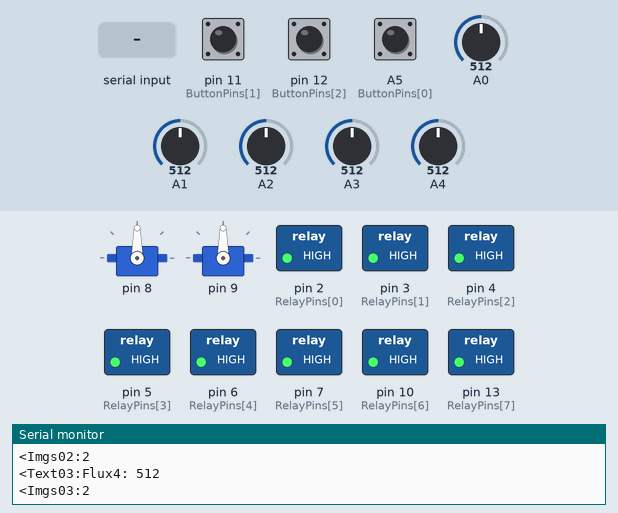
Simulated run of this sketch. Board: Arduino Uno, built with avr-gcc and run on an emulated ATmega328P. Shown: 2 × servo, switched loads named in the sketch (green lamp = pin HIGH), the last lines printed to the serial monitor. Inputs (shaded band) come from the test bench; at power-on: pin 11 (ButtonPins[1]) HIGH, pin 12 (ButtonPins[2]) HIGH, A5 (ButtonPins[0]) HIGH, A0 = 512, A1 = 512, A2 = 512, A3 = 512, A4 = 512. EEPROM starts erased.

Above: at 1.2 s.
1.3 s: "Skb\n" received over Serial
At 1.7 s:
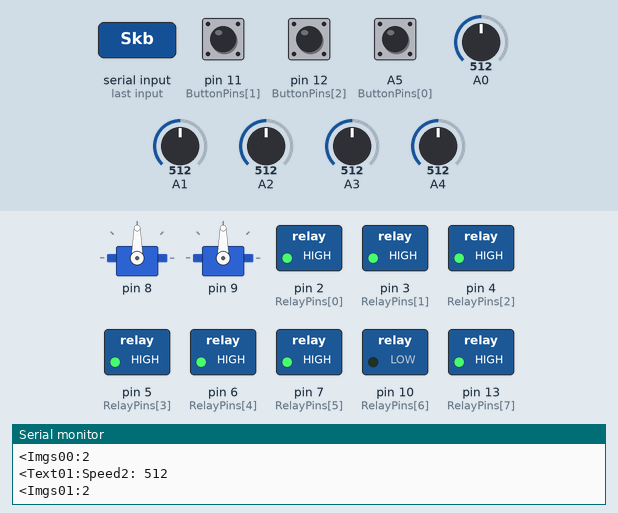
2.8 s: pin 11 (ButtonPins[1]) pulled LOW for 0.15 s
At 4.0 s:
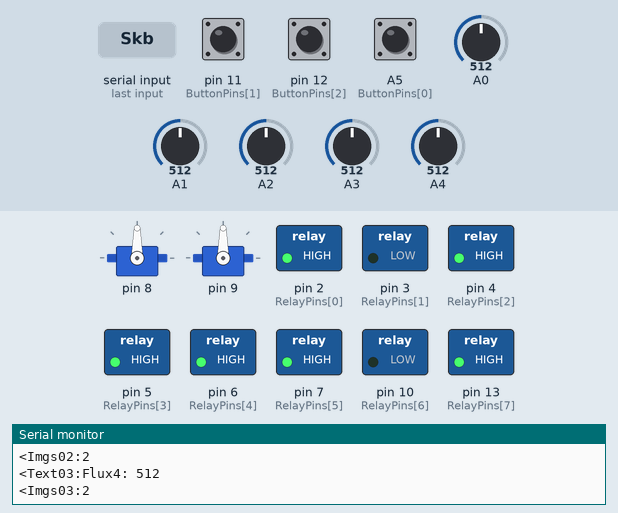
4.4 s: pin 12 (ButtonPins[2]) pulled LOW for 0.15 s
At 5.2 s:
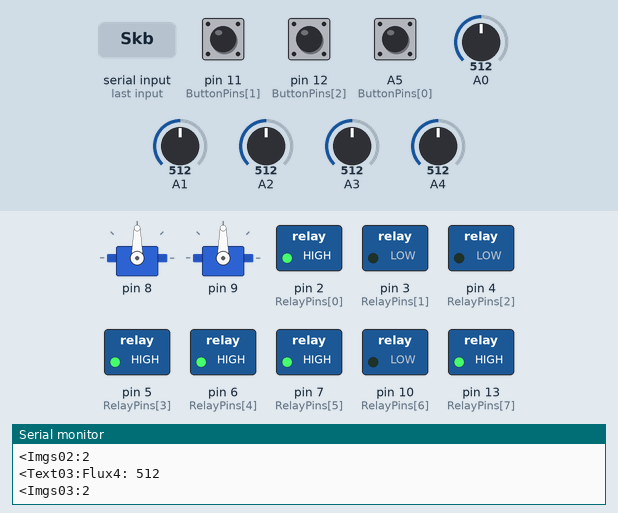
6.0 s: A5 (ButtonPins[0]) pulled LOW for 0.15 s
At 6.4 s:
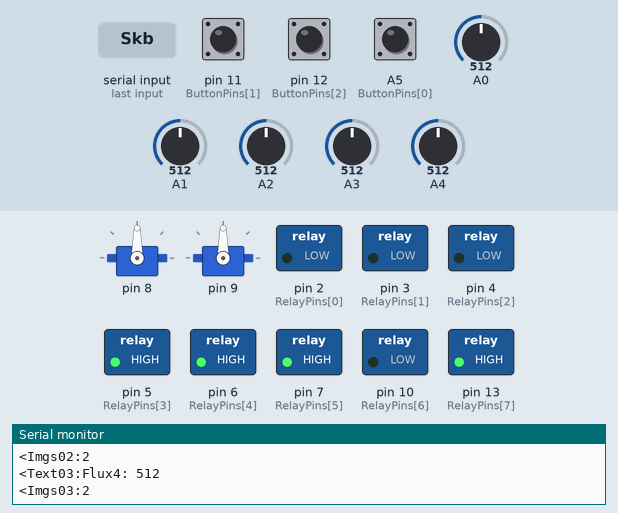
7.6 s: "<Butn05:1\n" received over Serial
At 8.8 s:
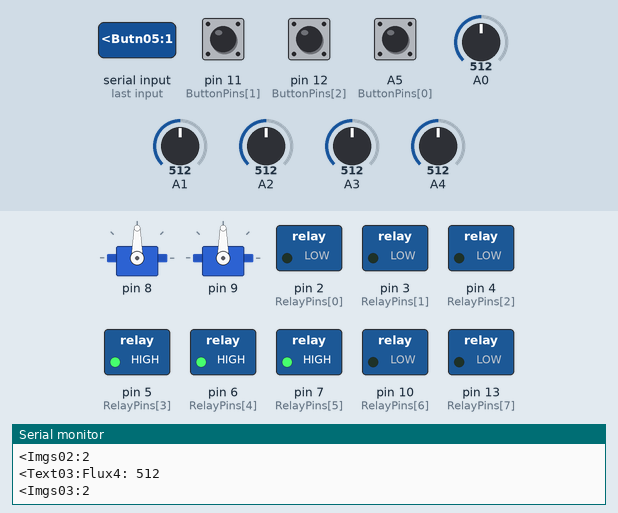
9.1 s: pin 11 (ButtonPins[1]) pulled LOW for 1 s
At 10.0 s:
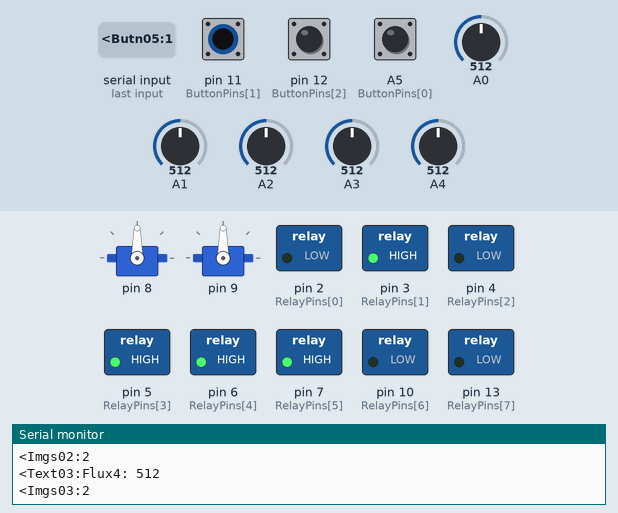
Timing chart, 0 to 12.1 s (numbered marks = the images above; inputs shaded):
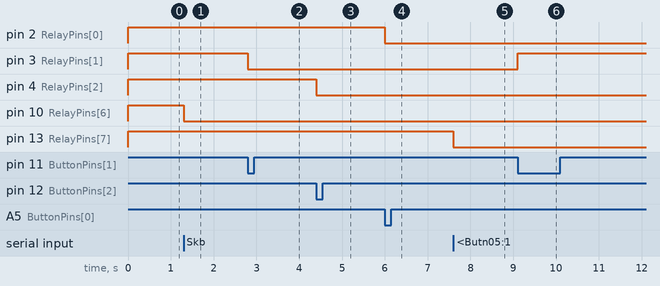

The sketch:

bt_example_button_hack.ino
```cpp
/*Arduino Total Control for Advanced programers
 REMEMBER TO DISCONNECT BLUETOOT TX PIN WHEN UPLOADING SKETCH
 Basic functions to control and display information into the app.This code works for every arduino board.

 * Bluetooth Module attached to Serial port
, * Controls 8 relays, appliances, circuits, etc. (for n relays check uno/mega code)
 * Relays connected to RelayPins[MAX_RELAYS]
 * Take analog samples from sensors connected to A0 to A4
 * A button from GND to A5 explains how to manualy turn on/off relay 0
 * Pins 8 and 9 are used to control a couple of servos via accelerometer data
 * Relay states are remembered

 To send data to app use tags:f
 For buttons: (<ButnXX:Y\n), XX 0 to 19 is the button number, Y 0 or 1 is the state
 Example: Serial.println("<Butn05:1"); will turn the app button 5 on

 For texts: <TextXX:YYYY\n, XX 0 to 19 is the text number, YYYY... is the string to be displayed
 Example: Serial.println("<Text01:A1: 253"); will display the text "A1: 253" at text 1

 For images: <ImgsXX:Y\n, XX 0 to 19 is the image number, Y is the image state(0, 1 or 2)to be displayed
 Example: Serial.println("<Imgs02:1"); will change image 2 to the pressed state

 For sound alarms: <Alrm00 will make the app beep.

 Make the app talk: Text to Speech tag <TtoS0X:YYYY\n, X is 0 for english and 1 for your default language, YYYY... is any string
 Example: Serial.println("<TtoS00:Hello world");

 If a  no tag new line ending string is sent, it will be displayed at the top of the app
 Example: Serial.println("Hello Word"); "Hello Word" will be displayed at the top of the app

 Special information can be received from app, for example sensor data and seek bar info:
 * "<SkbX:SYYYYY\n", X 0 to 7 is the seek bar number, YYYYY is the seek bar value from 0 to 255
 * "<AccX:SYYYYY\n", X can be "X,Y or Z" is the accelerometer axis, YYYYY is the accelerometer value
    in m/s^2 multiplied by 100, example: 981 == 9.81m/s^2
 * "S" is the value sign (+ or -)

 TIP: To select another serial port use ctr+f, find: Serial change to Serial

 Author: Juan Luis Gonzalez Bello
 Date: March 2015
 Get the app: https://play.google.com/store/apps/details?id=com.apps.emim.btrelaycontrol
 ** After copy-paste of this code, use Tools -> Atomatic Format
 */

#include <EEPROM.h>
#include <Servo.h>

// Baud rate for bluetooth module
// (Default 9600 for most modules)
#define BAUD_RATE 115200 // TIP> Set your bluetooth baud rate to 115200 for better performance

// Special commands
#define CMD_SPECIAL '<'
#define CMD_ALIVE   '['

// Number of relays
#define MAX_RELAYS 8
#define MAX_INPUTS 3

// Relay 1 is at pin 2, relay 2 is at pin 3 and so on.
int RelayPins[MAX_RELAYS]  = {2, 3, 4, 5, 6, 7, 10, 13};
// Relay 1 will report status to toggle button and image 1, relay 2 to button 2 and so on.
String RelayAppId[MAX_RELAYS] = {"04", "05", "06", "07", "08", "09", "10", "11"};
// Command list (turn on - off for eachr relay)
const char CMD_ON[MAX_RELAYS] = {'E', 'F', 'G', 'H', 'I', 'J', 'K', 'L'};
const char CMD_OFF[MAX_RELAYS] = {'e', 'f', 'g', 'h', 'i', 'j', 'k', 'l'};

// This is the hack
boolean mLatch[MAX_RELAYS];

// Used to keep track of the relay status
int RelayStatus = 0;
int STATUS_EEADR = 20;

// Used to prescale sample time
int Prescaler = 0;
boolean buttonLatch[] = {false, false, false};
int ButtonPins[] = {A5, 11, 12};

// Data and variables received from especial command
int Accel[3] = {0, 0, 0};
int SeekBarValue[8] = {0,0,0,0,0,0,0,0};
Servo mServo[2];

void setup() {
  // Set each input as digital input + pull up resistor
  for(int i = 0; i < 3; i++){
    pinMode(ButtonPins[i], INPUT);
    digitalWrite(ButtonPins[i], HIGH);
  }

  // initialize BT Serial port
  Serial.begin(BAUD_RATE);

  // Initialize Output PORTS and software latches
  for(int i = 0; i < MAX_RELAYS; i++){
    mLatch[i] = false;
    pinMode(RelayPins[i], OUTPUT);
  }

  // Initialize servos
  mServo[0].attach(8);
  mServo[0].write(90);
  mServo[1].attach(9);
  mServo[1].write(90);

  // Load last known status from eeprom
  RelayStatus = EEPROM.read(STATUS_EEADR);
  for(int i = 0; i < MAX_RELAYS; i++){
    // Turn on and off according to relay status
    String stringNumber = String(i);
    if((RelayStatus & (1 << i)) == 0){
      digitalWrite(RelayPins[i], LOW);
      Serial.println("<Butn" + RelayAppId[i] + ":0");
    }
    else {
      digitalWrite(RelayPins[i], HIGH);
      Serial.println("<Butn" + RelayAppId[i] + ":1");
    }
  }

  // Greet arduino total control on top of the app
  Serial.println("Thanks for your support!");

  // Make the app talk in english (lang number 00, use 01 to talk in your default language)
  Serial.println("<TtoS00: welcome to arduino total control");
}

void loop() {
  String sSample;
  String sSampleNo;
  int iSample;
  int appData;

  delay(1);

  // This is true each 1/2 second approx.
  if(Prescaler++ > 500){
    Prescaler = 0; // Reset prescaler

    // Send 5 analog samples to be displayed at text tags
    iSample = analogRead(A0);  // Take sample
    sSample = String(iSample); // Convert into string
    //Serial.println("<TtoS01:El valor de la muestra es:" + sSample);

    // Example of how to display text in top of the app
    Serial.println("Sensor0: " + sSample);

    // Example of how to use text and imgs tags
    iSample = analogRead(A1);
    sSample = String(iSample);
    Serial.println("<Text00:Temp1: " + sSample);
    if(iSample > 683)
      Serial.println("<Imgs00:1"); // Pressed state
    else if(iSample > 341)
      Serial.println("<Imgs00:2"); // Extra state
    else
      Serial.println("<Imgs00:0"); // Default state

    iSample = analogRead(A2);
    sSample = String(iSample);
    Serial.println("<Text01:Speed2: " + sSample);
    if(iSample > 683)
      Serial.println("<Imgs01:1"); // Pressed state
    else if(iSample > 341)
      Serial.println("<Imgs01:2"); // Extra state
    else
      Serial.println("<Imgs01:0"); // Default state

    iSample = analogRead(A3);
    sSample = String(iSample);
    Serial.println("<Text02:Photo3: " + sSample);
    if(iSample > 683)
      Serial.println("<Imgs02:1"); // Pressed state
    else if(iSample > 341)
      Serial.println("<Imgs02:2"); // Extra state
    else
      Serial.println("<Imgs02:0"); // Default state

    iSample = analogRead(A4);
    sSample = String(iSample);
    Serial.println("<Text03:Flux4: " + sSample);
    if(iSample > 683)
      Serial.println("<Imgs03:1"); // Pressed state
    else if(iSample > 341)
      Serial.println("<Imgs03:2"); // Extra state
    else
      Serial.println("<Imgs03:0"); // Default state
  }

  // ===========================================================
  // This is the point were you get data from the App
  appData = Serial.read();   // Get a byte from app, if available
  switch(appData){
  case CMD_SPECIAL:
    // Special command received
    DecodeSpecialCommand();
    analogWrite(13, SeekBarValue[0]);
    break;

  case CMD_ALIVE:
    // Character '[' is received every 2.5s, use
    // this event to tell the android all relay states
    for(int i = 0; i < MAX_RELAYS; i++){
      // Refresh button states to app (<BtnXX:Y\n)
      if(digitalRead(RelayPins[i])){
        Serial.println("<Butn" + RelayAppId[i] + ":1");
        Serial.println("<Imgs" + RelayAppId[i] + ":1");
      }
      else {
        Serial.println("<Butn" + RelayAppId[i] + ":0");
        Serial.println("<Imgs" + RelayAppId[i] + ":0");
      }
    }
    break;

  default:
    // If not '<' or '[' then appData may be for relays
    for(int i = 0; i < MAX_RELAYS; i++){
      if(appData == CMD_OFF[i]){// If image button pressed
        // Example of how to make beep alarm sound
        Serial.println("<Alrm00");
        // don't change relay status until button has been released and pressed again
        if(mLatch[i]){
          setRelayState(i, !digitalRead(RelayPins[i])); // toggle relay 0 state
          mLatch[i] = false;
        }
      }
      else{
        // button released, enable next push
        mLatch[i] = true;
      }
    }
  }

  // Manual buttons
  for(int i = 0; i < MAX_INPUTS; i++){
    if(!digitalRead(ButtonPins[i])){ // If button pressed
      // don't change relay status until button has been released and pressed again
      if(buttonLatch[i]){
        setRelayState(i, !digitalRead(RelayPins[i])); // toggle relay 0 state
        buttonLatch[i] = false;
      }
    }
    else{
      // button released, enable next push
      buttonLatch[i] = true;
    }
  }
  // ==========================================================
}

// Sets the relay state for this example
// relay: 0 to 7 relay number
// state: 0 is off, 1 is on
void setRelayState(int relay, int state){
  if(state == 1){
    digitalWrite(RelayPins[relay], HIGH);           // Write ouput port
    Serial.println("<Butn" + RelayAppId[relay] + ":1"); // Feedback button state to app
    Serial.println("<Imgs" + RelayAppId[relay] + ":1"); // Set image to pressed state

    RelayStatus |= (0x01 << relay);                 // Set relay status
    EEPROM.write(STATUS_EEADR, RelayStatus);        // Save new relay status
  }
  else {
    digitalWrite(RelayPins[relay], LOW);            // Write ouput port
    Serial.println("<Butn" + RelayAppId[relay] + ":0"); // Feedback button state to app
    Serial.println("<Imgs" + RelayAppId[relay] + ":0"); // Set image to default state

    RelayStatus &= ~(0x01 << relay);                // Clear relay status
    EEPROM.write(STATUS_EEADR, RelayStatus);        // Save new relay status
  }
}

// DecodeSpecialCommand
//
// A '<' flags a special command comming from App. Use this function
// to get Accelerometer data (and other sensors in the future)
// Input:
//   None
// Output:
//   None
void DecodeSpecialCommand(){
  // Read the hole command
  String thisCommand = Readln();

  // First 5 characters will tell us the command type
  String commandType = thisCommand.substring(0, 5);

  // Next 6 characters will tell us the command data
  String commandData = thisCommand.substring(5, 11);

  if(commandType.equals("AccX:")){
    if(commandData.charAt(0) == '-') // Negative acceleration
      Accel[0] = -commandData.substring(1, 6).toInt();
    else
      Accel[0] = commandData.substring(1, 6).toInt();

    mServo[0].write(((Accel[0] + 1000) * 9) / 100);
  }

  if(commandType.equals("AccY:")){
    if(commandData.charAt(0) == '-') // Negative acceleration
      Accel[1] = -commandData.substring(1, 6).toInt();
    else
      Accel[1] = commandData.substring(1, 6).toInt();

    mServo[1].write(((Accel[1] + 1000) * 9) / 100);
  }

  if(commandType.equals("AccZ:")){
    if(commandData.charAt(0) == '-') // Negative acceleration
      Accel[2] = -commandData.substring(1, 6).toInt();
    else
      Accel[2] = commandData.substring(1, 6).toInt();
  }

  if(commandType.substring(0, 3).equals("Skb")){
    int sbNumber = commandType.charAt(3) & ~0x30;
    SeekBarValue[sbNumber] = commandData.substring(1, 6).toInt();
  }
}

// Readln
// Use this function to read a String line from Bluetooth
// returns: String message, note that this function will pause the program
//          until a hole line has been read.
String Readln(){
  char inByte = -1;
  String message = "";

  while(inByte != '\n'){
    inByte = -1;

    if (Serial.available() > 0)
      inByte = Serial.read();

    if(inByte != -1)
      message.concat(String(inByte));
  }

  return message;
}
```

Measured:
- after the input at 1.3 s, pin 10 (RelayPins[6]): HIGH → LOW at once
- after the input at 2.8 s, pin 3 (RelayPins[1]): HIGH → LOW at once
- after the input at 4.4 s, pin 4 (RelayPins[2]): HIGH → LOW at once
- after the input at 6.0 s, pin 2 (RelayPins[0]): HIGH → LOW at once
- after the input at 7.6 s, pin 13 (RelayPins[7]): HIGH → LOW at once
- after the input at 9.1 s, pin 3 (RelayPins[1]): LOW → HIGH at once
